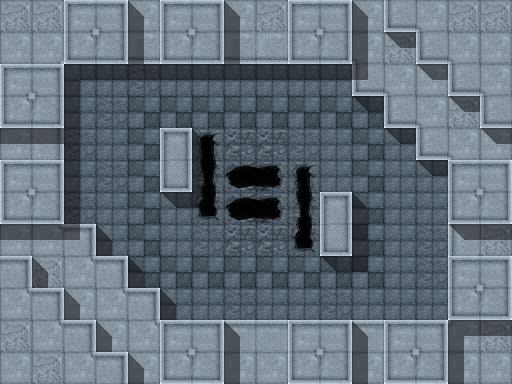

Below is a game level as drawn by its tile map, then a one-line description and the .tmx that defines it (tile-layer data replaced by summaries):
An orthogonal 16x12 tile map with 32x32 px tiles, 3 tile layers (waypoints, main, shadows), 3 tilesets and 4 objects.

<map version="1.0" orientation="orthogonal" width="16" height="12" tilewidth="32" tileheight="32">
 <tileset firstgid="1" name="ConcreteStorm" tilewidth="32" tileheight="32">
  <image source="TileSets/ConcreteStormTileSet.png" width="512" height="512" />
  <tile id="5">
   <properties>
    <property name="Pit" value="" />
   </properties>
  </tile>
  <tile id="6">
   <properties>
    <property name="Pit" value="" />
   </properties>
  </tile>
  <tile id="7">
   <properties>
    <property name="Pit" value="" />
   </properties>
  </tile>
  <tile id="21">
   <properties>
    <property name="Pit" value="" />
   </properties>
  </tile>
  <tile id="37">
   <properties>
    <property name="Pit" value="" />
   </properties>
  </tile>
  <tile id="53">
   <properties>
    <property name="Pit" value="" />
   </properties>
  </tile>
  <tile id="68">
   <properties>
    <property name="Empty" value="" />
   </properties>
  </tile>
  <tile id="69">
   <properties>
    <property name="Empty" value="" />
   </properties>
  </tile>
  <tile id="84">
   <properties>
    <property name="Empty" value="" />
   </properties>
  </tile>
  <tile id="85">
   <properties>
    <property name="Empty" value="" />
   </properties>
  </tile>
 </tileset>
 <tileset firstgid="257" name="Tanks" tilewidth="32" tileheight="32">
  <image source="TileSets/TanksTileSet.png" width="128" height="32" />
  <tile id="0">
   <properties>
    <property name="Team" value="Red" />
    <property name="Type" value="Tank" />
   </properties>
  </tile>
  <tile id="1">
   <properties>
    <property name="Team" value="Green" />
    <property name="Type" value="Tank" />
   </properties>
  </tile>
  <tile id="3">
   <properties>
    <property name="Team" value="Red" />
    <property name="Type" value="Tank" />
   </properties>
  </tile>
 </tileset>
 <tileset firstgid="261" name="Waypoints" tilewidth="32" tileheight="32">
  <image source="TileSets/WaypointTileSet.png" width="32" height="32" />
  <tile id="0">
   <properties>
    <property name="Color" value="Green" />
   </properties>
  </tile>
 </tileset>
 <layer name="waypoints" width="16" height="12">
  <properties>
   <property name="color" value="green" />
  </properties>
  <data>[192 cells, 7 non-empty, 1 distinct tile ids]</data>
 </layer>
 <layer name="main" width="16" height="12">
  <data>[192 cells, 192 non-empty, 27 distinct tile ids]</data>
 </layer>
 <objectgroup name="tanks" width="16" height="12">
  <object gid="257" x="256" y="127">
   <properties>
    <property name="WaypointColor" value="Green" />
   </properties>
  </object>
  <object gid="258" x="371" y="272" />
  <object gid="257" x="128" y="129">
   <properties>
    <property name="WaypointColor" value="Green" />
   </properties>
  </object>
  <object gid="257" x="126" y="191">
   <properties>
    <property name="WaypointColor" value="Green" />
   </properties>
  </object>
 </objectgroup>
 <layer name="shadows" width="16" height="12">
  <data>[192 cells, 56 non-empty, 6 distinct tile ids]</data>
 </layer>
</map>
